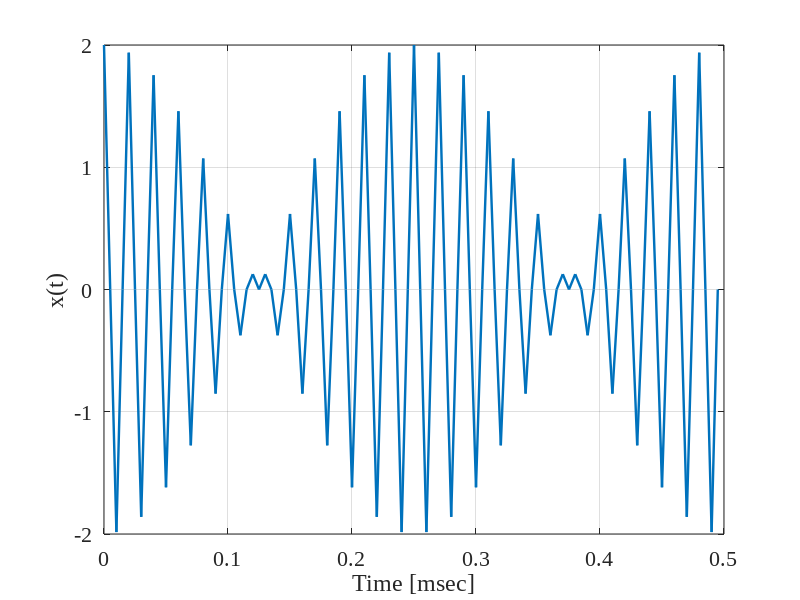
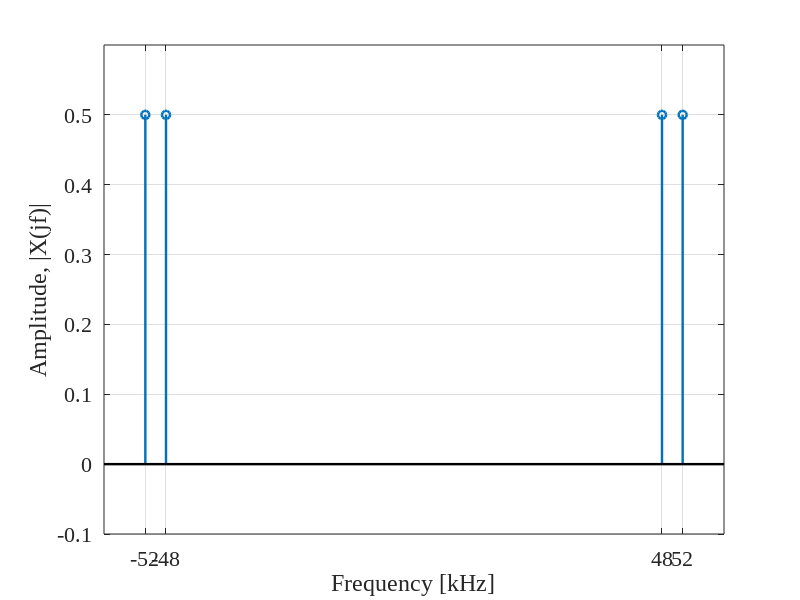
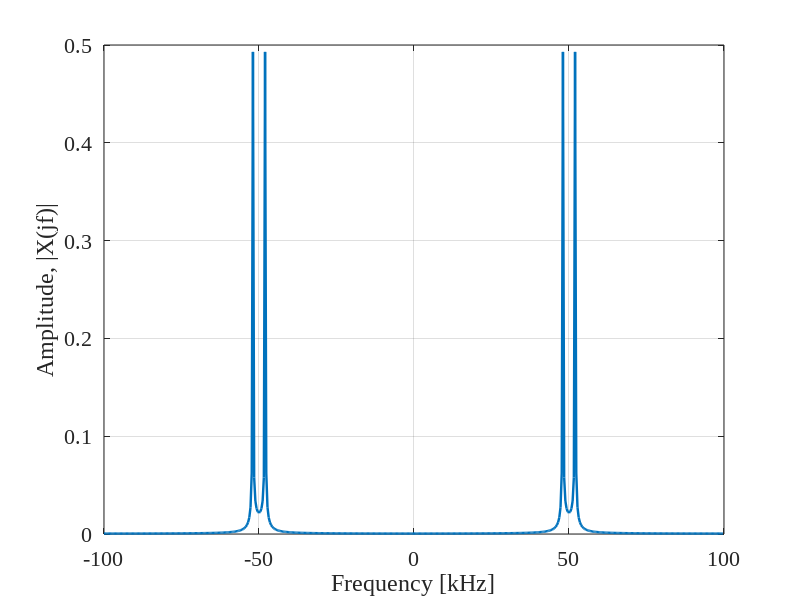
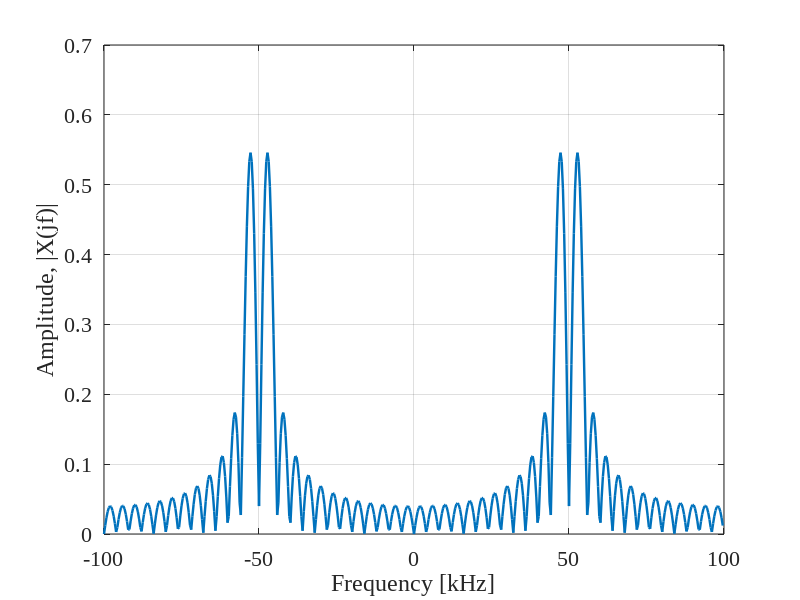

The MATLAB script that drew these images, in order:
clearvars
close all

set(0,'DefaultAxesXGrid','on')
set(0,'DefaultAxesYGrid','on')
set(0,'defaultFigureColor','w')
set(0,'defaultTextFontName','Times New Roman')
set(0,'defaultAxesFontSize',16)
set(0,'defaultAxesFontName','Times New Roman')
set(0,'DefaultLineLineWidth',1.75)
fs = 200e3;
%% Time plot
x = @(n) cos(.48*n*pi) + cos(.52*n*pi);
M = 100;
n = 0:M-1;

figure(1)
plot(n/fs*1e3,x(n))
set(gcf,'Color','w','Name','Time Plot')
xlabel('Time [msec]')
ylabel('x(t)')
grid on

%%
figure(2)
stem([-52 -48 48 52],[1/2 1/2 1/2 1/2])
axis([-60 60 -0.1 0.6])
grid on
set(gcf,'Color','w','Name','Time Plot')
xlabel('Frequency [kHz]')
ylabel('Amplitude, |X(jf)|')
set(gca,'XTick',[-52 -48 48 52],'XTickLabel',{'-52','-48','48','52'},'XTickLabelRotation',90)

%% 512 samples
N = 512;
M = N;
n = 0:M-1;

figure(3)
plot(((0:N-1)/N-1/2)*fs/1e3,abs(fft(x(n),N))/M)
grid on
set(gcf,'Color','w','Name','100 samples')
xlabel('Frequency [kHz]')
ylabel('Amplitude, |X(jf)|')
%set(gca,'XTick',[-52 -48 48 52],'XTickLabel',{'-52','-48','48','52'},'XTickLabelRotation',90)


%% 50 samples
M = 50;
n = 0:M-1;
figure(4)
plot(((0:N-1)/N-1/2)*fs/1e3,abs(fft(x(n),N))/M)
grid on
set(gcf,'Color','w','Name','50 samples')
xlabel('Frequency [kHz]')
ylabel('Amplitude, |X(jf)|')

%% 10 samples
M = 10;
n = 0:M-1;
figure(5)
plot(((0:N-1)/N-1/2)*fs/1e3,abs(fft(x(n),N))/M)
grid on
set(gca,'FontSize',16,'FontName','Times New Roman','LineWidth',1.25)
set(gcf,'Color','w','Name','10 samples')
xlabel('Frequency [kHz]')
ylabel('Amplitude, |X(jf)|')


%% 100 samples + Hamming
M = 50;
n = 0:M-1;
figure(6)
plot(((0:N-1)/N-1/2)*fs/1e3,abs(fft(x(n).*hamming(M)',N))/M)
grid on
set(gcf,'Color','w','Name','100 samples + Hamming')
xlabel('Frequency [kHz]')
ylabel('Amplitude, |X(jf)|')